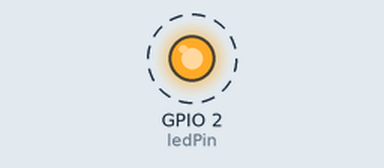
Bench run of a sketch on a simulated ESP8266 (NodeMCU). On the bench: output pins drawn as LEDs (lit = HIGH). Dashed ring = blinking. WiFi joins after 1.5 s; servers stay silent unless stated; what the sketch prints to the serial monitor is not drawn.

Above: at 2.0 s.
Timing chart, 0 to 6.1 s (numbered marks = the images above):
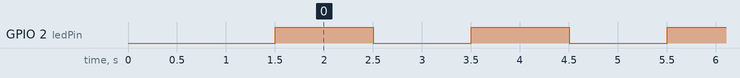

The sketch:

_3a.connectWifi.ino
```cpp
#include <ESP8266WiFi.h>
int ledPin=2;
void setup() {
  pinMode(ledPin,OUTPUT);
  Serial.begin(115200);
  Serial.println();
  Serial.print("Connecting to WiFi ");

  WiFi.begin("demo" , "987654321");

  while (WiFi.status() != WL_CONNECTED) {
    delay(500);
    Serial.print(".");
  }
  Serial.println("");
  Serial.println("WiFi connected");

  // Print the IP address
  Serial.print("Use this URL to connect: ");
  Serial.print("http://");
  Serial.print(WiFi.localIP());
  Serial.println("/");
}

void loop() {
   digitalWrite (ledPin, HIGH) ; delay(1000);
   Serial.println("LED high");
   digitalWrite (ledPin, LOW) ; delay(1000);
   Serial.println("LED low");
}
```

Measured:
- by itself, GPIO 2 (ledPin): alternates HIGH for 1.0 s and LOW for 1.0 s
